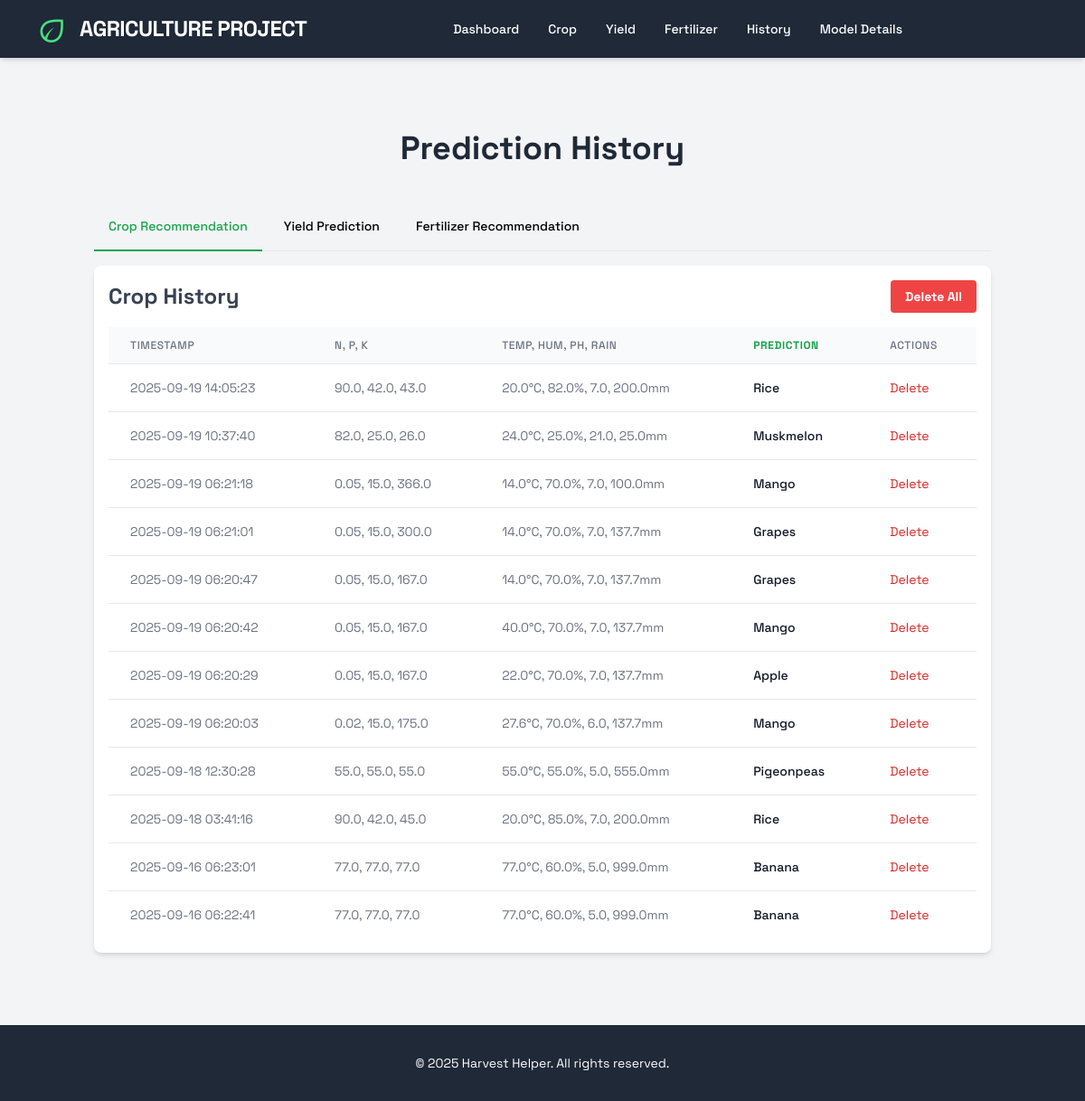
The app's page /history with its own data.
### tables this page shows
CREATE TABLE crop_logs (
                id INTEGER PRIMARY KEY AUTOINCREMENT,
                timestamp DATETIME DEFAULT CURRENT_TIMESTAMP,
                nitrogen REAL,
                phosphorous REAL,
                potassium REAL,
                temperature REAL,
                humidity REAL,
                ph REAL,
                rainfall REAL,
                predicted_crop TEXT
            );

### app.py (the view)
@app.route('/history')
def history():
    crop_logs = database.fetch_crop_logs()
    yield_logs = database.fetch_yield_logs()
    fertilizer_logs = database.fetch_fertilizer_logs()
    return render_template(
        'history.html',
        crop_history=crop_logs,
        yield_history=yield_logs,
        fertilizer_history=fertilizer_logs
    )

### database.py (called while the page is built)
def fetch_crop_logs():
    with sqlite3.connect(DATABASE_FILE) as conn:
        conn.row_factory = sqlite3.Row
        cursor = conn.cursor()
        cursor.execute('SELECT * FROM crop_logs ORDER BY timestamp DESC')
        rows = cursor.fetchall()
        return [dict(row) for row in rows] # Convert sqlite3.Row objects to standard dicts

def fetch_yield_logs():
    with sqlite3.connect(DATABASE_FILE) as conn:
        conn.row_factory = sqlite3.Row
        cursor = conn.cursor()
        cursor.execute('SELECT * FROM yield_logs ORDER BY timestamp DESC')
        rows = cursor.fetchall()
        return [dict(row) for row in rows]

def fetch_fertilizer_logs():
    with sqlite3.connect(DATABASE_FILE) as conn:
        conn.row_factory = sqlite3.Row
        cursor = conn.cursor()
        cursor.execute('SELECT * FROM fertilizer_logs ORDER BY timestamp DESC')
        rows = cursor.fetchall()
        return [dict(row) for row in rows]

### templates/history.html (shortened to what this page needs)
{% extends "layout.html" %}
{% block content %}
<div class="py-12 md:py-20 bg-gray-100">
    <div class="container mx-auto px-4" id="historyContainer">
        <h1 class="text-4xl font-bold text-center mb-10 text-gray-800">Prediction History</h1>
        <div class="mb-4 border-b border-gray-200">
            <ul class="flex flex-wrap -mb-px text-sm font-medium text-center" id="historyTabs" role="tablist">
                <li class="mr-2" role="presentation">
                    <button class="history-tab inline-block p-4 border-b-2 rounded-t-lg text-green-600 border-green-600" id="crop-tab" data-tabs-target="#crop" type="button" role="tab">Crop Recommendation</button>
                </li>
                <li class="mr-2" role="presentation">
                    <button class="history-tab inline-block p-4 border-b-2 rounded-t-lg border-transparent hover:text-gray-600 hover:border-gray-300" id="yield-tab" data-tabs-target="#yield" type="button" role="tab">Yield Prediction</button>
                </li>
                <li class="mr-2" role="presentation">
                    <button class="history-tab inline-block p-4 border-b-2 rounded-t-lg border-transparent hover:text-gray-600 hover:border-gray-300" id="fertilizer-tab" data-tabs-target="#fertilizer" type="button" role="tab">Fertilizer Recommendation</button>
                </li>
            </ul>
        </div>
        <div id="historyTabContent">
            <div class="history-tab-panel p-4 rounded-lg bg-white shadow-md" id="crop" role="tabpanel">
                <div class="flex justify-between items-center mb-4">
                    <h2 class="text-2xl font-bold text-gray-700">Crop History</h2>
                    {% if crop_history %}
                    <button class="delete-all-btn text-sm bg-red-500 hover:bg-red-700 text-white font-bold py-2 px-4 rounded" data-log-type="crop">Delete All</button>
                    {% endif %}
                </div>
                <div class="overflow-x-auto">
                    <table class="min-w-full divide-y divide-gray-200" id="crop-table">
                        <thead class="bg-gray-50">
                            <tr>
                                <th class="px-6 py-3 text-left text-xs font-medium text-gray-500 uppercase tracking-wider">Timestamp</th>
                                <th class="px-6 py-3 text-left text-xs font-medium text-gray-500 uppercase tracking-wider">N, P, K</th>
                                <th class="px-6 py-3 text-left text-xs font-medium text-gray-500 uppercase tracking-wider">Temp, Hum, pH, Rain</th>
                                <th class="px-6 py-3 text-left text-xs font-bold text-green-600 uppercase tracking-wider">Prediction</th>
                                <th class="px-6 py-3 text-left text-xs font-medium text-gray-500 uppercase tracking-wider">Actions</th>
                            </tr>
                        </thead>
                        <tbody class="bg-white divide-y divide-gray-200">
                            {% for log in crop_history %}
                            <tr id="crop-log-{{ log.id }}">
                                <td class="px-6 py-4 whitespace-nowrap text-sm text-gray-500">{{ log.timestamp.split('.')[0] }}</td>
                                <td class="px-6 py-4 whitespace-nowrap text-sm text-gray-500">{{ log.nitrogen }}, {{ log.phosphorous }}, {{ log.potassium }}</td>
                                <td class="px-6 py-4 whitespace-nowrap text-sm text-gray-500">{{ log.temperature }}°C, {{ log.humidity }}%, {{ log.ph }}, {{ log.rainfall }}mm</td>
                                <td class="px-6 py-4 whitespace-nowrap text-sm font-medium text-gray-900">{{ log.predicted_crop }}</td>
                                <td class="px-6 py-4 whitespace-nowrap text-sm"><button class="delete-log-btn text-red-600 hover:text-red-900" data-log-type="crop" data-log-id="{{ log.id }}">Delete</button></td>
                            </tr>
                            {% endfor %}
                        </tbody>
                    </table>
                </div>
            </div>
        </div>
    </div>
</div>
{% endblock %}

### templates/layout.html (shortened to what this page needs)
<!DOCTYPE html>
<html lang="en">
<head>
    <script src="https://cdn.tailwindcss.com?plugins=forms,container-queries"></script>
    <link rel="stylesheet" href="{{ url_for('static', filename='css/style.css') }}">
</head>
<body class="bg-gray-100" style='font-family: "Space Grotesk", sans-serif;'>
    <div class="relative flex h-auto min-h-screen w-full flex-col overflow-x-hidden">
        <header class="bg-gray-800 text-white shadow-md px-4 md:px-10 py-3 flex items-center justify-between sticky top-0 z-50">
            <a href="/" class="flex items-center gap-3">
                <span class="material-symbols-outlined text-4xl text-green-400">eco</span>
                <h2 class="text-2xl font-bold tracking-tight">AGRICULTURE PROJECT</h2>
            </a>
            <nav class="hidden md:flex items-center gap-8">
                <a class="text-sm font-medium hover:text-green-300 transition-colors" href="{{ url_for('home') }}">Dashboard</a>
                <a class="text-sm font-medium hover:text-green-300 transition-colors" href="{{ url_for('crop_recommend') }}">Crop</a>
                <a class="text-sm font-medium hover:text-green-300 transition-colors" href="{{ url_for('yield_predict') }}">Yield</a>
                <a class="text-sm font-medium hover:text-green-300 transition-colors" href="{{ url_for('fertilizer_recommend') }}">Fertilizer</a>
                <a class="text-sm font-medium hover:text-green-300 transition-colors" href="{{ url_for('history') }}">History</a>
                <a class="text-sm font-medium hover:text-green-300 transition-colors" href="{{ url_for('model_details') }}">Model Details</a>
            </nav>
        </header>
        <main class="flex-grow">
            {% block content %}{% endblock %}
        </main>
        <footer class="bg-gray-800 text-white py-8">
            <div class="container mx-auto px-4 text-center text-sm">
                <p>© 2025 Harvest Helper. All rights reserved.</p>
            </div>
        </footer>
    </div>
</body>
</html>

### records on screen
crop_logs: timestamp "2025-09-19 14:05:23", nitrogen "90.0", phosphorous "42.0", potassium "43.0", temperature "20.0", humidity "82.0", ph "7.0", rainfall "200.0", predicted_crop "Rice"
crop_logs: timestamp "2025-09-19 10:37:40", nitrogen "82.0", phosphorous "25.0", potassium "26.0", temperature "24.0", humidity "25.0", ph "21.0", rainfall "25.0", predicted_crop "Muskmelon"
crop_logs: timestamp "2025-09-19 06:21:18", nitrogen "0.05", phosphorous "15.0", potassium "366.0", temperature "14.0", humidity "70.0", ph "7.0", rainfall "100.0", predicted_crop "Mango"
crop_logs: timestamp "2025-09-19 06:21:01", nitrogen "0.05", phosphorous "15.0", potassium "300.0", temperature "14.0", humidity "70.0", ph "7.0", rainfall "137.7", predicted_crop "Grapes"
crop_logs: timestamp "2025-09-19 06:20:47", nitrogen "0.05", phosphorous "15.0", potassium "167.0", temperature "14.0", humidity "70.0", ph "7.0", rainfall "137.7", predicted_crop "Grapes"
crop_logs: timestamp "2025-09-19 06:20:42", nitrogen "0.05", phosphorous "15.0", potassium "167.0", temperature "40.0", humidity "70.0", ph "7.0", rainfall "137.7", predicted_crop "Mango"
crop_logs: timestamp "2025-09-19 06:20:29", nitrogen "0.05", phosphorous "15.0", potassium "167.0", temperature "22.0", humidity "70.0", ph "7.0", rainfall "137.7", predicted_crop "Apple"
crop_logs: timestamp "2025-09-19 06:20:03", nitrogen "0.02", phosphorous "15.0", potassium "175.0", temperature "27.6", humidity "70.0", ph "6.0", rainfall "137.7", predicted_crop "Mango"
crop_logs: timestamp "2025-09-18 12:30:28", nitrogen "55.0", phosphorous "55.0", potassium "55.0", temperature "55.0", humidity "55.0", ph "5.0", rainfall "555.0", predicted_crop "Pigeonpeas"
crop_logs: timestamp "2025-09-18 03:41:16", nitrogen "90.0", phosphorous "42.0", potassium "45.0", temperature "20.0", humidity "85.0", ph "7.0", rainfall "200.0", predicted_crop "Rice"
crop_logs: timestamp "2025-09-16 06:23:01", nitrogen "77.0", phosphorous "77.0", potassium "77.0", temperature "77.0", humidity "60.0", ph "5.0", rainfall "999.0", predicted_crop "Banana"
crop_logs: timestamp "2025-09-16 06:22:41", nitrogen "77.0", phosphorous "77.0", potassium "77.0", temperature "77.0", humidity "60.0", ph "5.0", rainfall "999.0", predicted_crop "Banana"
